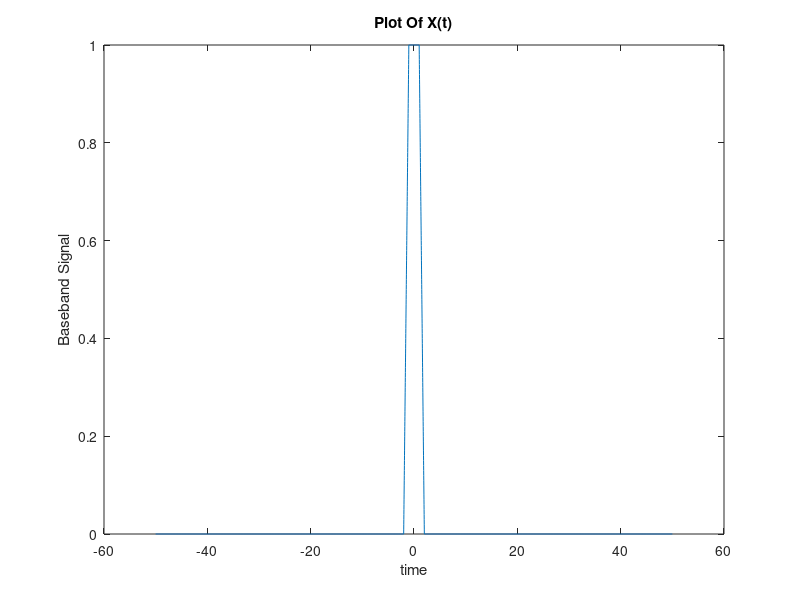
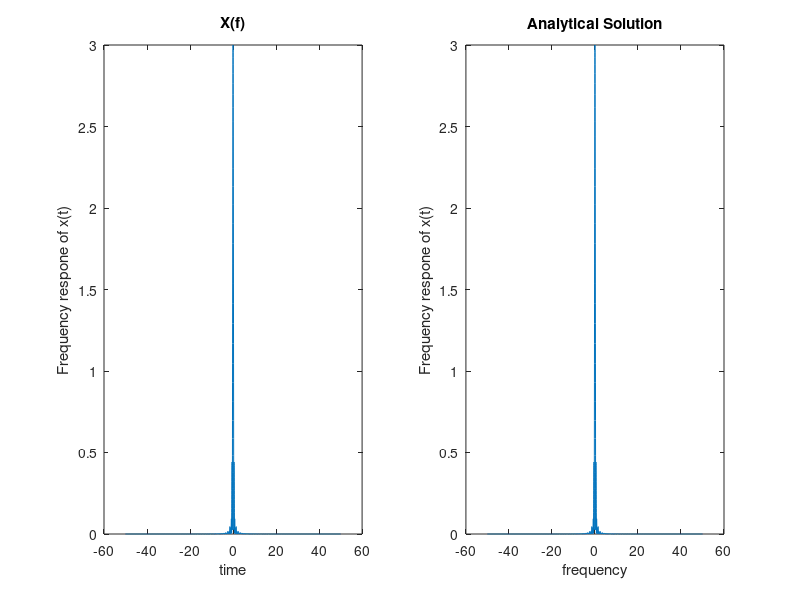
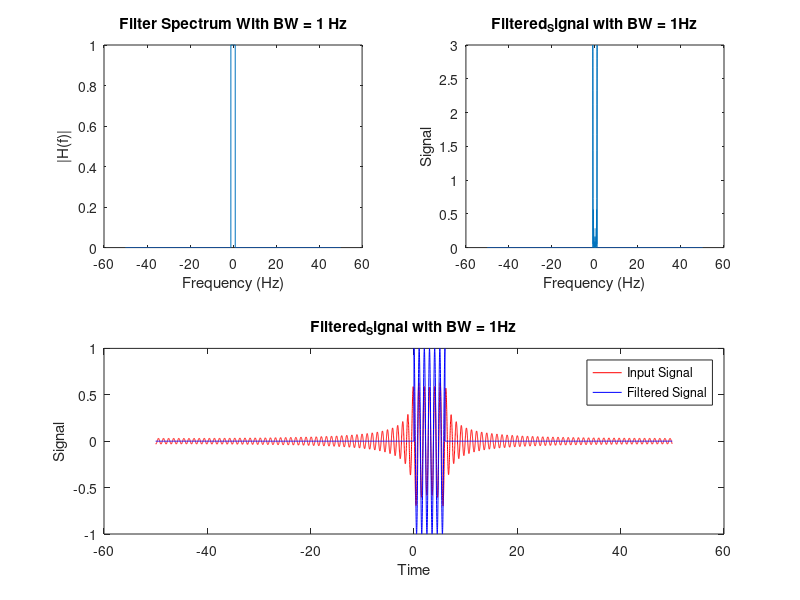
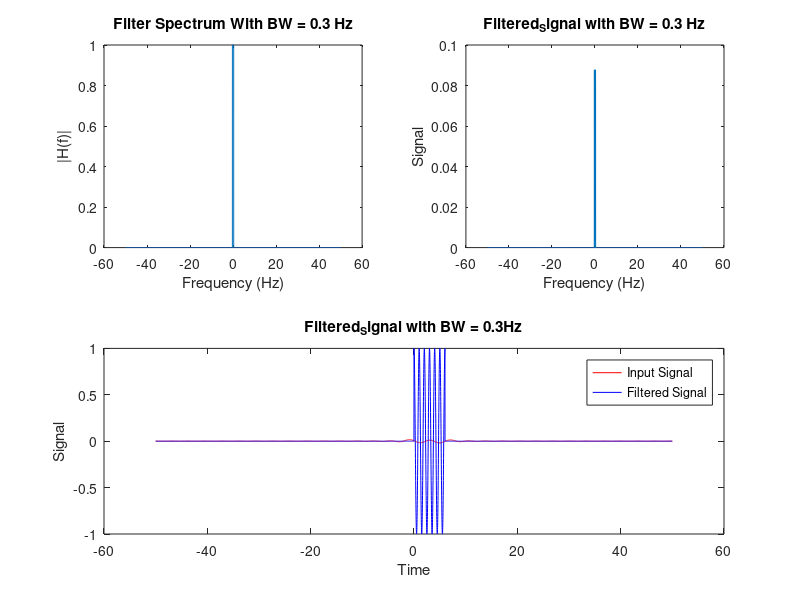

Reproduce these figures in MATLAB, in order.
clc;
clear;
close all
%%%%%%%%%%%%%%%%%%%%%%%%%%%    Time Domain    %%%%%%%%%%%%%%%%%%%%%%%%%%%%%

ts = 0.01;                                          % Time step
T = 100;                                            % simulation time
N = ceil(T/ts);                                     % number of time samples
t = -(N/2)*ts : ts : ((N-1)/2)*ts;                  % time vector

%%%%%%%%%%%%%%%%%%%%%%%%%%%  frequency domain  %%%%%%%%%%%%%%%%%%%%%%%%%%%%

fs = 100;                                           % 1/ts
df = 0.01;                                          % fs/N
if (rem(N,2)==0)
  f = -(0.5*fs): df : (0.5*fs-df);
else
  f = -(0.5*fs-0.5*df): df : (0.5*fs-0.5*df);
end

%%%%%%%%%%%%%%%%%%%%%%%%%%%%%%%%%%%%%%%%%%%%%%%%%%%%%%%%%%%%%%%%%%%%%%%%%%%
%%%%%%%%%%%%%%%%%%%%%%%%%%%%%%%% Part 1 %%%%%%%%%%%%%%%%%%%%%%%%%%%%%%%%%%%
%%%%%%%%%%%%%%%%%%%%%%%%%%%%%%%%%%%%%%%%%%%%%%%%%%%%%%%%%%%%%%%%%%%%%%%%%%%

%%%%%%%%%%%%%%%%%%%%%%%%%%%  BaseBand Signal  %%%%%%%%%%%%%%%%%%%%%%%%%%%%%

x = zeros(size(t));
x(t >= -2 & t < -1) = t(t >= -2 & t < -1)+2;        % m(t) = t+2 for the range -2 <= t <=-1
x(t >= -1 & t <= 1) = 1;                            % m(t) = 1   for the range -1 <= t <= 1
x(t > 1 & t <= 2) = -t(t > 1 & t <= 2)+2;           % m(t) =-t+2 for the range  1 <= t <= 2

figure(1)                                           % Plot Of X(t)
plot(t,x);
xlabel('time');
ylabel('Baseband Signal');
title('Plot Of X(t)');

%%%%%%%%%%%%%%%%%  frequency respone of base band signal  %%%%%%%%%%%%%%%%%

X = fftshift(fft(x))*ts;                             % Practical Expression
Analytical = -3 * sinc(f) .* sinc(3*f);              % Analytical Expression

%%%%%%%%%%%%%%%%%%%%%%%%%%%%%%    plotting   %%%%%%%%%%%%%%%%%%%%%%%%%%%%%%

figure(2)
subplot(1,2,1)
plot(f,abs(X));
xlabel('time');
ylabel('Frequency respone of x(t)');
title('X(f)');
subplot(1,2,2)
plot(f,abs(Analytical));
xlabel('frequency');
ylabel('Frequency respone of x(t)');
title('Analytical Solution');


%%%%%%%%%%%%%%%%%%%%%%%%        Bandwidth       %%%%%%%%%%%%%%%%%%%%%%%%%%%

Total_Energy_in_Freq = sum(abs(X).^2)*df;      % ∑ M^2 df
zero_freq = find(f==0);                        % since the spectrum is even around the y-axis, 
                                               % we need to find the component number in the middle at f==0
Energy_accumulator=0;
for(index = zero_freq : length(f) )
  Energy_accumulator =  Energy_accumulator + (abs(X(index)).^2)*df;     % accumulating the energy of all components until we reach the end of the spectrum
  if(Energy_accumulator >= (0.95/2)*Total_Energy_in_Freq)               % 0.95/2 because we are calculating the power of the right half of the spectrum so the total power is expected to be 50%
    Bandwidth = f(index)
    break
  end
end

%%%%%%%%%%%%%%%%%%%%%%   Ideal LowPass Filter BW=1HZ   %%%%%%%%%%%%%%%%%%%%

H1 = zeros(size(f));
H1 = abs(f)<(1+df);
Filtered_Signal1 = X.*H1;
filtered_signal1= real(ifft(ifftshift(Filtered_Signal1) /ts));

figure(3)
subplot(2,2,1)
plot(f,abs(H1))
xlabel('Frequency (Hz)')
ylabel('|H(f)|')
title('Filter Spectrum With BW = 1 Hz')
subplot(2,2,2)
plot(f,abs(Filtered_Signal1))
xlabel('Frequency (Hz)')
ylabel('Signal')
title('Filtered_Signal with BW = 1Hz')
subplot(2,1,2)
plot(t,filtered_signal1,'r',t,x,'b');
xlabel('Time')
ylabel('Signal')
title('Filtered_Signal with BW = 1Hz')
legend('Input Signal','Filtered Signal')

%%%%%%%%%%%%%%%%%%%%%   Ideal LowPass Filter BW=0.3HZ   %%%%%%%%%%%%%%%%%%%

H2 = zeros(size(Analytical));
H2 = abs(f)<(0.3+df);
Filtered_Signal2 = X.*H2;
filtered_signal2= real(ifft(ifftshift(Filtered_Signal1) /ts));

figure(4)
subplot(2,2,1)
plot(f,abs(H2))
xlabel('Frequency (Hz)')
ylabel('|H(f)|')
title('Filter Spectrum With BW = 0.3 Hz')
subplot(2,2,2)
plot(f,abs(Filtered_Signal2))
xlabel('Frequency (Hz)')
ylabel('Signal')
title('Filtered_Signal with BW = 0.3 Hz')
subplot(2,1,2)
plot(t,filtered_signal2,'r',t,x,'b');
xlabel('Time')
ylabel('Signal')
title('Filtered_Signal with BW = 0.3Hz')
legend('Input Signal','Filtered Signal')

%%%%%%%%%%%%%%%%%%%%%%%%%%%%%%%%%%%%%%%%%%%%%%%%%%%%%%%%%%%%%%%%%%%%%%%%%%%
%%%%%%%%%%%%%%%%%%%%%%%%%%%%%% Part2 %%%%%%%%%%%%%%%%%%%%%%%%%%%%%%%%%%%%%%
%%%%%%%%%%%%%%%%%%%%%%%%%%%%%%%%%%%%%%%%%%%%%%%%%%%%%%%%%%%%%%%%%%%%%%%%%%%

%%%%%%%%%%%%%%%%%%%%%%%%%%%  BaseBand Signal  %%%%%%%%%%%%%%%%%%%%%%%%%%%%%

m = zeros(size(t));
m(t >= 0 & t< 6) = cos( 2*pi*t(t >= 0 & t < 6));  % m(t) = cos(2*pi*t) 0<= t <= 6
figure(7)
plot(t,m);
xlabel('time(sec)');
ylabel('Baseband Signal m(t)');
title('Plot Of m(t)');

%%%%%%%%%%%%%%%%%  frequency respone of base band signal  %%%%%%%%%%%%%%%%%

M = fftshift(fft(m))*ts;
Analyticalm = 3*sinc(6*(f-1))+3*sinc(6*(f+1)) ;

%%%%%%%%%%%%%%%%%%%%%%%%%%%%%%    plotting   %%%%%%%%%%%%%%%%%%%%%%%%%%%%%%

figure(5)
subplot(1,2,1)
plot(f,abs(M));
xlabel('Frequency Hz');
ylabel('Frequency respone of m(t)');
title('M(f)');
subplot(1,2,2)
plot(f,abs(Analyticalm));
xlabel('Frequency HZ');
ylabel('Frequency respone of m(t)');
title('Analytical Solution');

%%%%%%%%%%%%%%%%%%%%%%%%%        Bandwidth       %%%%%%%%%%%%%%%%%%%%%%%%%%

Total_Energy_in_Freq = sum(abs(M).^2)*df;                  % ∑ M^2 df

zero_freq = find(f==0);                                                     
Energy_accumulator=0;
for(index = zero_freq : length(f) )
  Energy_accumulator =  Energy_accumulator + (abs(M(index)).^2)*df;  
  if(Energy_accumulator >= (0.95/2)*Total_Energy_in_Freq); 
    Bandwidthm = f(index)
    break
  end
end

%%%%%%%%%%%%%%%%%%%%%%   Ideal LowPass Filter BW=1HZ   %%%%%%%%%%%%%%%%%%%%

H1 = zeros(size(f));
H1 = abs(f)<(1+df);
Filtered_Signal3 = M.*H1;
filtered_signal3= real(ifft(ifftshift(Filtered_Signal3) /ts));

figure(3)
subplot(2,2,1)
plot(f,abs(H1))
xlabel('Frequency (Hz)')
ylabel('|H(f)|')
title('Filter Spectrum With BW = 1 Hz')
subplot(2,2,2)
plot(f,abs(Filtered_Signal3))
xlabel('Frequency (Hz)')
ylabel('Signal')
title('Filtered_Signal with BW = 1Hz')
subplot(2,1,2)
plot(t,filtered_signal3,'r',t,m,'b');
xlabel('Time')
ylabel('Signal')
title('Filtered_Signal with BW = 1Hz')
legend('Input Signal','Filtered Signal')

%%%%%%%%%%%%%%%%%%%%%   Ideal LowPass Filter BW=0.3HZ   %%%%%%%%%%%%%%%%%%%

H2 = zeros(size(Analytical));
H2 = abs(f)<(0.3+df);
Filtered_Signal4 = M.*H2;
filtered_signal4= real(ifft(ifftshift(Filtered_Signal4) /ts));

%%%%%%%%%%%%%%%%%%%%%%%%%%%%%%% Plotting %%%%%%%%%%%%%%%%%%%%%%%%%%%%%%%%%%

figure(4)
subplot(2,2,1)
plot(f,abs(H2))
xlabel('Frequency (Hz)')
ylabel('|H(f)|')
title('Filter Spectrum With BW = 0.3 Hz')
subplot(2,2,2)
plot(f,abs(Filtered_Signal4))
xlabel('Frequency (Hz)')
ylabel('Signal')
title('Filtered_Signal with BW = 0.3 Hz')
subplot(2,1,2)
plot(t,filtered_signal4,'r',t,m,'b');
xlabel('Time')
ylabel('Signal')
title('Filtered_Signal with BW = 0.3Hz')
legend('Input Signal','Filtered Signal')


%%%%%%%%%%%%%%%%%%%%%%%%%%%%%%%%%%%%%%%%%%%%%%%%%%%%%%%%%%%%%%%%%%%%%%%%%%%
%%%%%%%%%%%%%%%%%%%%%%% FDM MODULATION SCHEME %%%%%%%%%%%%%%%%%%%%%%%%%%%%%
%%%%%%%%%%%%%%%%%%%%%%%%%%%%%%%%%%%%%%%%%%%%%%%%%%%%%%%%%%%%%%%%%%%%%%%%%%%

%%%%%%%%%%%%%%%%%%%%%%%%%% Signal 1 (DSB-SC) %%%%%%%%%%%%%%%%%%%%%%%%%%%%%%

fc1=20;                                                 % Carrier Freq 1
c1= cos(2*pi*fc1*t);                                    % Carrier Signal 1
s1 = filtered_signal1 .*c1 ;                             % modulated x(t)
S1= fftshift(fft(s1))*ts;                               % Transform of S1
F1= zeros(size(s1));                                    % BPF FOR X(T)
F1= ((abs(f) > (18.5-df )) & ((21.5+df) > abs(f)));     % FROM 18.5 TO 21.5 FOR X(T)
tx_s1 = real(ifft(ifftshift(S1.*F1) / ts));    % s1 in time domain

%%%%%%%%%%%%%%%%%%%%%%%%%%   Signal 2 (SSB) %%%%%%%%%%%%%%%%%%%%%%%%%%%%%%%

fc2=25.5;                                               % Carrier Freq 2
c2= cos(2*pi*fc2*t);                                    % Carrier Signal 2

s2 = m .*c2;                                            % modulated m(t)
S2=fftshift(fft(s2))*ts;                                % Transform of S2

F2= zeros(size(s2));                                    % BPF FOR M(T)
F2 = ((abs(f) > (25.5-df)) & ((27 + df) > abs(f)));     % FROM 25.5 TO 27 FOR SSB

tx_s2 = real(ifft(ifftshift(S2.*F2) / ts));    % s2 in time domain

%%%%%%%%%%%%%%%%%%%%%%%%%%%%%%% S1 + S2 %%%%%%%%%%%%%%%%%%%%%%%%%%%%%%%%%%%

tx_s=tx_s1+tx_s2;            %  s1 + S2 in time domain
TX_S= fftshift(fft(tx_s))*ts;         %  frequency spectrum of (s1 + s2)

%%%%%%%%%%%%%%%%%%%%%%%%%%%%%%% Plotting %%%%%%%%%%%%%%%%%%%%%%%%%%%%%%%%%%

figure(5)       
subplot(2,1,1)
plot(t,tx_s);
xlabel('Time (sec)');
ylabel('Time respone of Transmitted s(t)');
title(' s1(t) + s2(t) ');
subplot(2,1,2)
plot(f,abs(TX_S));
xlabel('Frequency HZ');
ylabel('Frequency respone of Transmitted s(t)');
title(' s1(F) + s2(F) ');

%%%%%%%%%%%%%%%%%%%%%%%%  Coherent Demodulator  %%%%%%%%%%%%%%%%%%%%%%%%%%%

Filter= zeros(size(TX_S));                      % LPF for demodulating
Filter= abs(f)<=1.5+df;                                  % 1.5 as band width = 3

RX_S1=fftshift(fft(tx_s.*c1))*ts.*Filter; % recieved S1 AFTER LPF
rx_s1 = real(ifft(ifftshift(RX_S1) /ts));    % s1 in time domain

RX_S2=fftshift(fft(tx_s.*c2))*ts.*Filter; % Recieved s2 after lpf
rx_s2 = real(ifft(ifftshift(RX_S2) /ts));    % s2 in time domain

%%%%%%%%%%%%%%%%%%%%%%%%%%%%%%% Plotting %%%%%%%%%%%%%%%%%%%%%%%%%%%%%%%%%%

figure(6)
subplot(2,2,1)
plot(t, rx_s1/max(rx_s1), 'b-', t, filtered_signal1/max(filtered_signal1), 'r-');
legend("Recieved Signal","Input Signal");
xlabel('Time (sec)');
ylabel('Normalized Time respone of Recieved and input signals');
title(' s1(t)/filtered signal(t) ');
subplot(2,2,2)
plot(t, rx_s2/max(rx_s2), 'b-', t, m/max(m), 'r-');
legend("Recieved Signal","Input Signal");
xlabel('Time (sec)');
ylabel('Normalized Time respone of Recieved and input signals');
title(' s2(t)/m(t) ');
subplot(2,2,3)
plot(f, abs(RX_S1)/max(abs(RX_S1)), 'b-', f, abs(Filtered_Signal1)/max(abs(Filtered_Signal1)), 'r-');
legend("Recieved Signal","Input Signal");
xlabel('Frequency (HZ)');
ylabel('Normalized Frequency respone of Recieved and input signals');
title(' S1(F)/Filtered Signal (F) ');
subplot(2,2,4)
plot(f, abs(RX_S2)/max(abs(RX_S2)), 'b-', f, abs(M)/max(abs(M)), 'r-');
legend("Recieved Signal","Input Signal");
xlabel('Frequency (HZ)');
ylabel('Normalized Frequency respone of Recieved and input signals');
title(' S2(F)/M(F) ');
